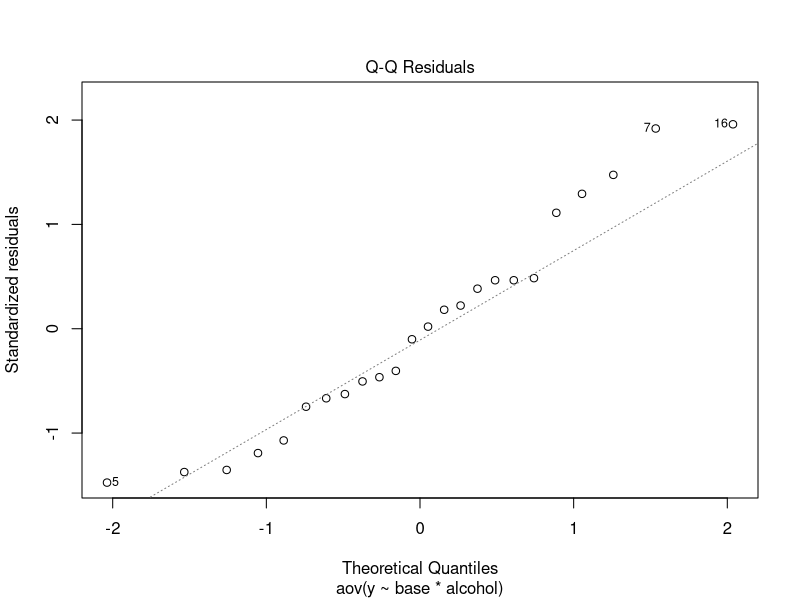
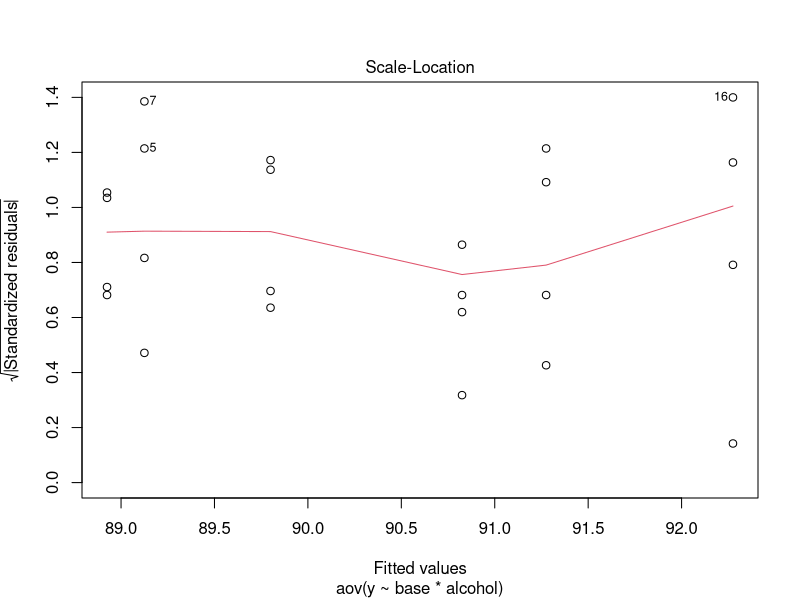
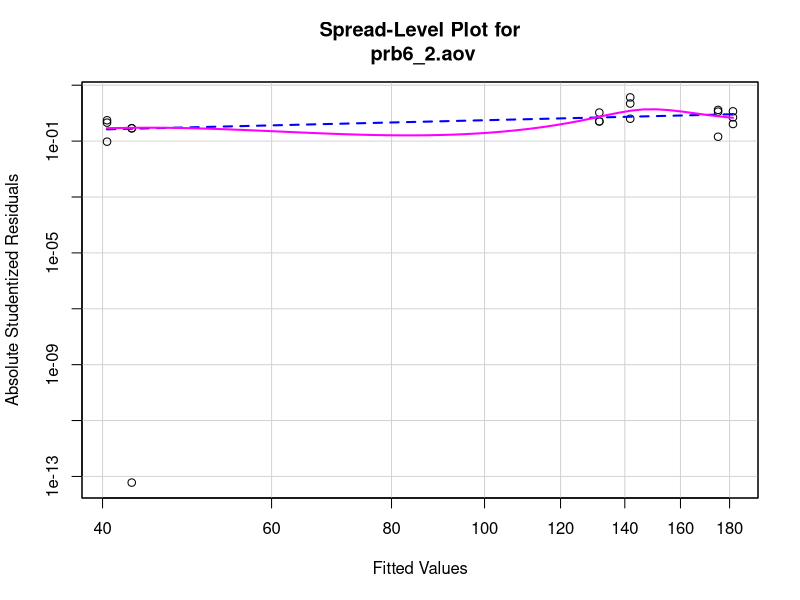

Source code (R) for these figures, in order:
####BIOS 7080: Hw Ch. 6####
if(!require(tidyverse))
  install.packages("tidyverse")
if(!require(car))
  install.packages("car")
if(!require(MASS))
  install.packages("MASS")

####Problem 6.1####
###Data Input###
#type of alcohol used in reaction
alcohol<-factor(c(rep(1, 8), rep(2, 8), rep(3, 8)))
#type of base used in reaction
base<-factor(c(rep(1, 4), rep(2, 4), rep(1, 4), rep(2, 4), rep(1, 4), rep(2, 4)))
#percent yield of reaction
y<-c(91.3, 89.9, 90.7, 91.4, 87.3, 89.4, 91.5, 88.3, 89.3, 88.1, 90.4, 91.4, 92.3,
     91.5, 90.6, 94.7, 89.5, 87.6, 88.3, 90.3, 93.1, 90.7, 91.5, 89.8)

#dataframe for the analysis
prb6_1.tibble<-tibble(alcohol, base, y)

###Part a)###
##ANOVA##
prb6_1.aov<-aov(y~base*alcohol, data = prb6_1.tibble)

###Part b)###
##cell means##
cellmu.prb6_1<-c(mean(y[1:4]), mean(y[5:8]), mean(y[9:12]), mean(y[13:16]),
                 mean(y[17:20]), mean(y[21:24]))
##marginal means##
#base means
basemu.prb6_1<-c(mean(y[base=="1"]), mean(y[base=="2"]))
#number of levels of base
n.base<-length(basemu.prb6_1)
#alcohol means
alcoholmu.prb6_1<-c(mean(y[alcohol=="1"]), mean(y[alcohol=="2"]),
                    mean(y[alcohol=="3"]))
#number of levels of alcohol
n.alcohol<-length(alcoholmu.prb6_1)
#total mean
mu.prb6_1<-mean(y)
#total number of cells
N.prb6_1<-length(prb6_1.tibble$y)
#number of replications
r.prb6_1<-4 #from the no. of observations per cell

##standard errors##
#MSE of the model
MSE.prb6_1<-summary(prb6_1.aov)[[1]][['Mean Sq']][4]
#MS of base
MSbase.prb6_1<-summary(prb6_1.aov)[[1]][['Mean Sq']][1]
#MS of alcohol
MSalcohol.prb6_1<-summary(prb6_1.aov)[[1]][['Mean Sq']][2]
#MS of interaction
MSintrct.prb6_1<-summary(prb6_1.aov)[[1]][['Mean Sq']][3]
#standard error of the base
sebase.prb6_1<-sqrt(MSE.prb6_1/(r.prb6_1*n.alcohol))
#standard error of the alcohol
sealcohol.prb6_1<-sqrt(MSE.prb6_1/(r.prb6_1*n.base))
#standard error of the cells
secells.prb6_1<-sqrt(MSE.prb6_1/r.prb6_1)

###Part c)###
#F statistic for interaction
F0.prb6_1<-MSintrct.prb6_1/MSE.prb6_1
#critical F-value (alpha, (n.base-1)*(n.alcohol-1), n.base*n.alcohol*(r.prb6_1-1))
Fcrit.prb6_1<-qf(0.95, (n.base-1)*(n.alcohol-1), n.base*n.alcohol*(r.prb6_1-1))
#p-value
pval.prb6_1<-pf(F0.prb6_1, (n.base-1)*(n.alcohol-1),
                n.base*n.alcohol*(r.prb6_1-1), lower.tail = F)

###Part d)###
#standard error for multiple contrasts (mu1-mu2)
sc.prb6_1<-sqrt((MSE.prb6_1/r.prb6_1)*(1^2+(-1)^2))
#Bonf. t-value for base effects (alpha/2=0.975, k=3, v=ab(r-1)=18)
tval.prb6_1b<-2.64
#Bonf. t-value for alcohol effects (alpha/2=0.975, k=6, v=ab(r-1)=18)
tval.prb6_1a<-2.96

##mulitple contrasts for simple effects
#base effects
b12alc1<-cellmu.prb6_1[1]-cellmu.prb6_1[2]
b12alc2<-cellmu.prb6_1[3]-cellmu.prb6_1[4]
b12alc3<-cellmu.prb6_1[5]-cellmu.prb6_1[6]

#alcohol effects
alc12b1<-cellmu.prb6_1[1]-cellmu.prb6_1[3]
alc13b1<-cellmu.prb6_1[1]-cellmu.prb6_1[5]
alc23b1<-cellmu.prb6_1[3]-cellmu.prb6_1[5]
alc12b2<-cellmu.prb6_1[2]-cellmu.prb6_1[4]
alc13b2<-cellmu.prb6_1[2]-cellmu.prb6_1[6]
alc23b2<-cellmu.prb6_1[4]-cellmu.prb6_1[6]

##95% SCI
#base effects
SCI95_b12alc1<-c(b12alc1-tval.prb6_1b*sc.prb6_1, b12alc1+tval.prb6_1b*sc.prb6_1)
SCI95_b12alc2<-c(b12alc2-tval.prb6_1b*sc.prb6_1, b12alc2+tval.prb6_1b*sc.prb6_1)
SCI95_b12alc3<-c(b12alc3-tval.prb6_1b*sc.prb6_1, b12alc3+tval.prb6_1b*sc.prb6_1)

#alcohol effects
SCI95_alc12b1<-c(alc12b1-tval.prb6_1a*sc.prb6_1, alc12b1+tval.prb6_1a*sc.prb6_1)
SCI95_alc13b1<-c(alc13b1-tval.prb6_1a*sc.prb6_1, alc13b1+tval.prb6_1a*sc.prb6_1)
SCI95_alc23b1<-c(alc23b1-tval.prb6_1a*sc.prb6_1, alc23b1+tval.prb6_1a*sc.prb6_1)
SCI95_alc12b2<-c(alc12b2-tval.prb6_1a*sc.prb6_1, alc12b2+tval.prb6_1a*sc.prb6_1)
SCI95_alc13b2<-c(alc13b2-tval.prb6_1a*sc.prb6_1, alc13b2+tval.prb6_1a*sc.prb6_1)
SCI95_alc23b2<-c(alc23b2-tval.prb6_1a*sc.prb6_1, alc23b2+tval.prb6_1a*sc.prb6_1)

###Part e)###
##Residual analysis
#Normal plot
pqq.prb6_1<-plot(prb6_1.aov, 2)
#Spread-Location plot
psl.prb6_1<-plot(prb6_1.aov, 3)
#Levene's Test
#Levene Test (Median)
lvne_test.prb6_1<-leveneTest(prb6_1.aov, center=median)


####Problem 6.2####
###Data Input###
#method for determining serumn glucose
method<-factor(c(rep("Method 1", 9), rep("Method 2", 9)))
#pool of serum of glucose
serum<-factor(c(rep(1, 3), rep(2, 3), rep(3, 3), rep(1, 3), rep(2, 3),
                rep(3, 3)))
#glucose level (mg/dL)
glucose<-c(42.5, 43.3, 42.9, 138.4, 144.4, 142.7, 180.9, 180.5, 183.0, 39.8,
           40.3, 41.2, 132.4, 132.4, 130.3, 176.8, 173.6, 174.9)

#dataframe for problem 6.2
prb6_2.tibble<-tibble(method, serum, glucose)

###Part a)###
#Anova
prb6_2.aov<-aov(glucose~method*serum, data=prb6_2.tibble)

#residuals
prb6_2.res<-prb6_2.aov$residuals

#spread-level plot
prb6_2.slp<-spreadLevelPlot(prb6_2.aov)

#levene Test
lvne_test.prb6_2<-leveneTest(prb6_2.aov, center=median)

###Part B)###
#no transformation necessary (Levene's test for medians was not significant)

###Part C)###
##Hypothesis test for interaction effect
#degrees of freedom of method
dfmeth.prb6_2<-summary(prb6_2.aov)[[1]][['Df']][1]
#degrees of freedom of serum
dfserum.prb6_2<-summary(prb6_2.aov)[[1]][['Df']][2]
#degrees of freedom of Residuals
dfresiduals.prb6_2<-summary(prb6_2.aov)[[1]][['Df']][4]
#MSE for this ANOVA
MSE.prb6_2<-summary(prb6_2.aov)[[1]][['Mean Sq']][4]
#MS interaction for this ANOVA
MSintrct.prb6_2<-summary(prb6_2.aov)[[1]][['Mean Sq']][3]
#F statistic for interaction 
FAB.prb6_2<-MSintrct.prb6_2/MSE.prb6_2
#critical F value
Fcrit.prb6_2<-qf(0.95, dfmeth.prb6_2*dfserum.prb6_2, dfresiduals.prb6_2)
#p-value
pval.prb6_2<-pf(FAB.prb6_2, dfmeth.prb6_2*dfserum.prb6_2,
                dfresiduals.prb6_2, lower.tail = F)

###Part D)###
##Cell means
cellmu.prb6_2<-c(mean(glucose[1:3]), mean(glucose[4:6]), mean(glucose[7:9]),
                 mean(glucose[10:12]), mean(glucose[13:15]), mean(glucose[16:18]))
##marginal means
#methods
methmu.prb6_2<-c(mean(glucose[1:9]), mean(glucose[10:18]))
#glucose serum
serummu.prb6_2<-c(mean(c(glucose[1:3], glucose[10:12])), mean(c(glucose[4:6], glucose[13:15])),
                  mean(c(glucose[7:9], glucose[16:18])))
#overall mean
mu.prb6_2<-mean(glucose)

#number of replications
r.prb6_2<-length(glucose[1:3])
#number of methods
n.methods<-length(levels(method))
#number of serums
n.serum<-length(levels(serum))

#standard error of the method
semethod.prb6_2<-sqrt(MSE.prb6_2/(r.prb6_2*n.serum))
#standard error of the serum
seserum.prb6_2<-sqrt(MSE.prb6_2/(r.prb6_2*n.methods))
#standard error of the cells
secells.prb6_2<-sqrt(MSE.prb6_2/r.prb6_2)

###Part E)###
##Difference between method means for each level of glucose
#glucose=1 (method=1-method=2)
meth12glc1.prb6_2<-cellmu.prb6_2[1]-cellmu.prb6_2[4]
#glucose=2
meth12glc2.prb6_2<-cellmu.prb6_2[2]-cellmu.prb6_2[5]
#glucose=3
meth12glc3.prb6_2<-cellmu.prb6_2[3]-cellmu.prb6_2[6]

##Multiple contrasts
#standard error for multiple contrasts (mu1-mu2)
sc.prb6_2<-sqrt((MSE.prb6_2/r.prb6_2)*(1^2+(-1)^2))
#Bonferroni t-value for the standard error (alpha/2=0.975, k=3, v=ab(r-1)=12)
tval.prb6_2<-2.56 #from table V in Kuehl

#multiple contrast tests
SCI95_meth12glc1<-c(meth12glc1.prb6_2-tval.prb6_2*sc.prb6_2, meth12glc1.prb6_2+tval.prb6_2*sc.prb6_2)
SCI95_meth12glc2<-c(meth12glc2.prb6_2-tval.prb6_2*sc.prb6_2, meth12glc2.prb6_2+tval.prb6_2*sc.prb6_2)
SCI95_meth12glc3<-c(meth12glc3.prb6_2-tval.prb6_2*sc.prb6_2, meth12glc3.prb6_2+tval.prb6_2*sc.prb6_2)


####Problem 6.3####
###Data Input###
#Fabric
fabric<-factor(c(1, 1, 2, 2, 3, 3, 4, 4, 1, 1, 2, 2, 3, 3, 4, 4, 1, 1, 2, 2,
                 3, 3, 4, 4, 1, 1, 2, 2, 3, 3, 4, 4))
#temperature in Farenheit
temperature<-factor(c(rep("210", 8), rep("215", 8), rep("220", 8),
                      rep("225", 8)))
#percent shrinkage in dying fabrics
shrinkage<-c(1.8, 2.1, 2.2, 2.4, 2.8, 3.2, 3.2, 3.6, 2.0, 2.1, 4.2, 4.0, 4.4,
             4.8, 3.3, 3.5, 4.6, 5.0, 5.4, 5.6, 8.7, 8.4, 5.7, 5.8, 7.5, 7.9,
             9.8, 9.2, 13.2, 13.0, 10.9, 11.1)
#data frame for prob. 3 data
prb6_3.tibble<-tibble<-tibble(shrinkage, temperature, fabric)

###Part a)###
#Anova
prb6_3.aov<-aov(shrinkage~fabric*temperature, data=prb6_3.tibble)

###Part b)###
##Hypothesis test for interaction effect between fabric*temperature
#degrees of freedom of fabric
dffabric.prb6_3<-summary(prb6_3.aov)[[1]][['Df']][1]
#degrees of freedom of temperature
dftemp.prb6_3<-summary(prb6_3.aov)[[1]][['Df']][2]
#degrees of freedom of Residuals
dfresiduals.prb6_3<-summary(prb6_3.aov)[[1]][['Df']][4]
#MSE for this ANOVA
MSE.prb6_3<-summary(prb6_3.aov)[[1]][['Mean Sq']][4]
#MS interaction for this ANOVA
MSintrct.prb6_3<-summary(prb6_3.aov)[[1]][['Mean Sq']][3]
#F statistic for interaction 
Ffabtemp.prb6_3<-MSintrct.prb6_3/MSE.prb6_3
#critical F value
Fcrit.prb6_3<-qf(0.95, dffabric.prb6_3*dftemp.prb6_3, dfresiduals.prb6_3)
#p-value
pval.prb6_3<-pf(Ffabtemp.prb6_3, dffabric.prb6_3*dftemp.prb6_3,
                dfresiduals.prb6_3, lower.tail = F)

###Parts c) and d)###
##partition sum of squares ANOVA 
#Fabic (contrast)
fabric.contr<-factor(c(1, 1, 2, 2, 3, 3, 4, 4, 1, 1, 2, 2, 3, 3, 4, 4, 1, 1, 2, 2,
                 3, 3, 4, 4, 1, 1, 2, 2, 3, 3, 4, 4))
#temperature in Farenheit (contrast)
temperature.contr<-factor(c(rep("210", 8), rep("215", 8), rep("220", 8),
                      rep("225", 8)))
#percent shrinkage in dying fabrics (contrast)
shrinkage.contr<-c(1.8, 2.1, 2.2, 2.4, 2.8, 3.2, 3.2, 3.6, 2.0, 2.1, 4.2, 4.0, 4.4,
             4.8, 3.3, 3.5, 4.6, 5.0, 5.4, 5.6, 8.7, 8.4, 5.7, 5.8, 7.5, 7.9,
             9.8, 9.2, 13.2, 13.0, 10.9, 11.1)
#dataframe for problem 6.3 (contrasts)
prb6_3_contr.tibble<-tibble<-tibble(shrinkage.contr, temperature.contr, fabric.contr)
#contrasts for temperature and fabric
contrasts(prb6_3_contr.tibble$temperature.contr)<-contr.poly(4)
contrasts(prb6_3_contr.tibble$fabric.contr)<-contr.poly(4)

#ANOVA (w/ contrasts)
prb6_3_contr.aov<-aov(shrinkage.contr~fabric.contr*temperature.contr, data=prb6_3_contr.tibble)
#display ANOVA table with linear and quadratic contrasts
summary.aov(prb6_3_contr.aov, split=list(temperature.contr=list("Linear"=1, "Quadratic" = 2)))

###Part e)###
#Cell means for each fabric and temperature combination
cellmu.prb6_3<-c(mean(shrinkage[1:2]), mean(shrinkage[3:4]), mean(shrinkage[5:6]),
                 mean(shrinkage[7:8]), mean(shrinkage[9:10]), mean(shrinkage[11:12]),
                 mean(shrinkage[13:14]), mean(shrinkage[15:16]), mean(shrinkage[17:18]),
                 mean(shrinkage[19:20]), mean(shrinkage[21:22]), mean(shrinkage[23:24]),
                 mean(shrinkage[25:26]), mean(shrinkage[27:28]), mean(shrinkage[29:30]),
                 mean(shrinkage[31:32]))
#fabric for cell means
cellmufabric.prb6_3<-factor(c(rep(c(1, 2, 3, 4), 4)))
#temperature for cell means
cellmutemp.prb6_3<-factor(c(rep("210", 4), rep("215", 4), rep("220", 4),
                            rep("225", 4)))
prb6_3profplot.tibble<-tibble(cellmu.prb6_3, cellmufabric.prb6_3, cellmutemp.prb6_3)
##Profile Plot
#The "group" argument adds the lines between the points for the aesthetics
profplt.prb6_3<-ggplot(data = prb6_3profplot.tibble,
                       aes(x=cellmutemp.prb6_3 , y=cellmu.prb6_3,
                           colour=cellmufabric.prb6_3, group=cellmufabric.prb6_3))+
  geom_point()+
  geom_line()+
  labs(y="shrinkage", x="Temperature", title="Percent shrinkage vs. Temperature for four types of fabric",
       legend="Fabric")